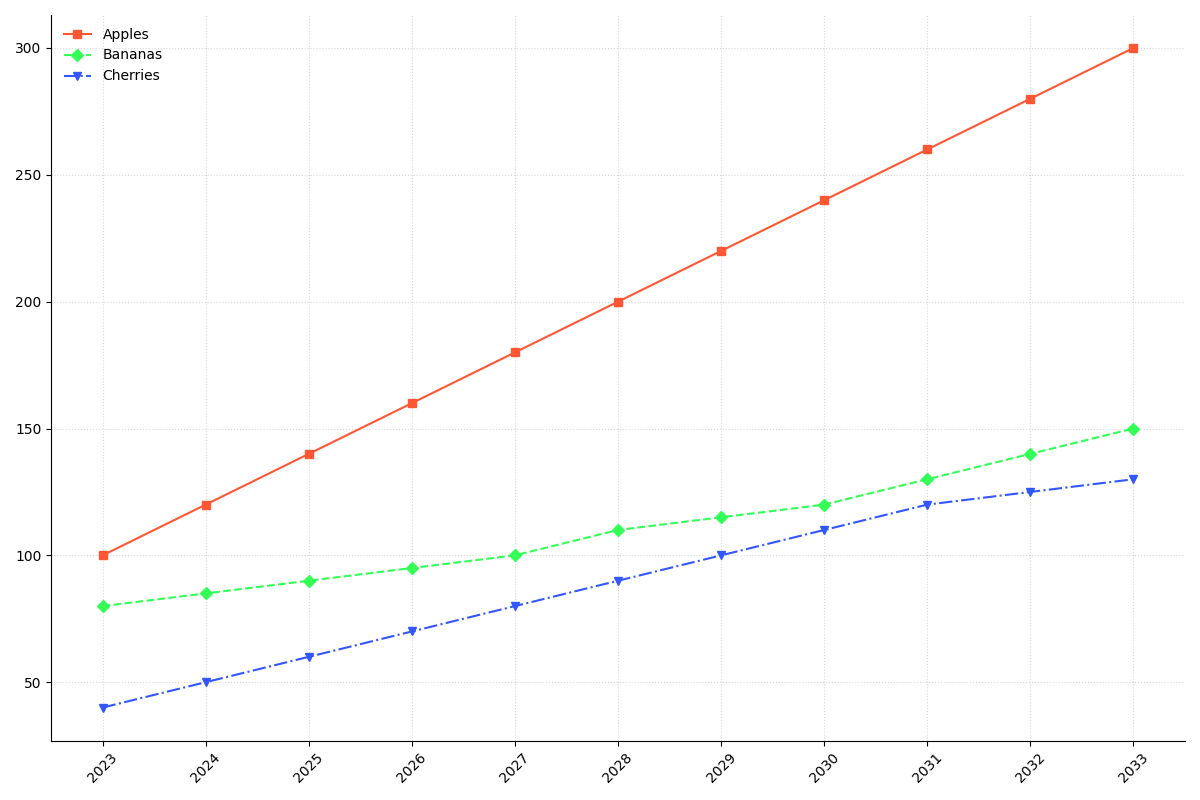

Write the Python code that produced this figure.
import matplotlib.pyplot as plt
import numpy as np

years = np.arange(2023, 2034)

apples = [100, 120, 140, 160, 180, 200, 220, 240, 260, 280, 300]
bananas = [80, 85, 90, 95, 100, 110, 115, 120, 130, 140, 150]
cherries = [40, 50, 60, 70, 80, 90, 100, 110, 120, 125, 130]

export_data = [np.array(apples), np.array(bananas), np.array(cherries)]

colors = ['#FF5733', '#33FF57', '#3357FF']
markers = ['s', 'D', 'v']  # square, diamond, and triangle down
linestyles = ['-', '--', '-.']

fig, ax = plt.subplots(figsize=(12, 8))

for data, color, marker, linestyle in zip(export_data, colors, markers, linestyles):
    ax.plot(years, data, marker=marker, linestyle=linestyle, color=color)

ax.set_xticks(years)
ax.set_xticklabels(years, rotation=45)
ax.grid(True, linestyle=':', alpha=0.5)

ax.spines['top'].set_visible(False)
ax.spines['right'].set_visible(False)

ax.legend(['Apples', 'Bananas', 'Cherries'], loc='upper left', frameon=False)

plt.tight_layout()
plt.show()
